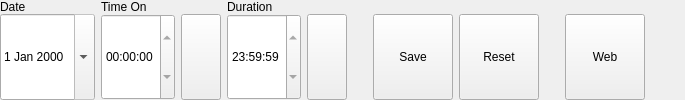
        <widget class="QWidget" name="thirdLineWidget" native="true">
         <layout class="QGridLayout" name="thirdLineLayout">
          <property name="leftMargin">
           <number>0</number>
          </property>
          <property name="topMargin">
           <number>0</number>
          </property>
          <property name="rightMargin">
           <number>0</number>
          </property>
          <property name="bottomMargin">
           <number>0</number>
          </property>
          <property name="verticalSpacing">
           <number>0</number>
          </property>
          <item row="1" column="4">
           <widget class="QPushButton" name="stopTimerButton">
            <property name="enabled">
             <bool>true</bool>
            </property>
            <property name="sizePolicy">
             <sizepolicy hsizetype="Minimum" vsizetype="Preferred">
              <horstretch>0</horstretch>
              <verstretch>0</verstretch>
             </sizepolicy>
            </property>
            <property name="focusPolicy">
             <enum>Qt::NoFocus</enum>
            </property>
            <property name="text">
             <string/>
            </property>
            <property name="icon">
             <iconset resource="../res/icons/icons.qrc">
              <normaloff>:/icons/baseline-stop-24px.svg</normaloff>:/icons/baseline-stop-24px.svg</iconset>
            </property>
            <property name="iconSize">
             <size>
              <width>12</width>
              <height>16</height>
             </size>
            </property>
           </widget>
          </item>
          <item row="1" column="6">
           <widget class="QPushButton" name="saveButton">
            <property name="sizePolicy">
             <sizepolicy hsizetype="Minimum" vsizetype="Preferred">
              <horstretch>0</horstretch>
              <verstretch>0</verstretch>
             </sizepolicy>
            </property>
            <property name="focusPolicy">
             <enum>Qt::NoFocus</enum>
            </property>
            <property name="text">
             <string>Save</string>
            </property>
            <property name="icon">
             <iconset theme="document-save">
              <normaloff>.</normaloff>.</iconset>
            </property>
           </widget>
          </item>
          <item row="1" column="11">
           <spacer name="horizontalSpacer_7">
            <property name="orientation">
             <enum>Qt::Horizontal</enum>
            </property>
            <property name="sizeHint" stdset="0">
             <size>
              <width>40</width>
              <height>20</height>
             </size>
            </property>
           </spacer>
          </item>
          <item row="1" column="5">
           <spacer name="horizontalSpacer_4">
            <property name="orientation">
             <enum>Qt::Horizontal</enum>
            </property>
            <property name="sizeType">
             <enum>QSizePolicy::Maximum</enum>
            </property>
            <property name="sizeHint" stdset="0">
             <size>
              <width>20</width>
              <height>20</height>
             </size>
            </property>
           </spacer>
          </item>
          <item row="1" column="10">
           <widget class="QPushButton" name="webLookupButton">
            <property name="sizePolicy">
             <sizepolicy hsizetype="Minimum" vsizetype="Preferred">
              <horstretch>0</horstretch>
              <verstretch>0</verstretch>
             </sizepolicy>
            </property>
            <property name="focusPolicy">
             <enum>Qt::NoFocus</enum>
            </property>
            <property name="toolTip">
             <string>Lookup the call on the web. The query URL can be changed in Settings -&gt; Callbook</string>
            </property>
            <property name="text">
             <string>Web</string>
            </property>
            <property name="icon">
             <iconset resource="../res/icons/icons.qrc">
              <normaloff>:/icons/baseline-search-24px.svg</normaloff>:/icons/baseline-search-24px.svg</iconset>
            </property>
           </widget>
          </item>
          <item row="1" column="9">
           <spacer name="horizontalSpacer">
            <property name="orientation">
             <enum>Qt::Horizontal</enum>
            </property>
            <property name="sizeType">
             <enum>QSizePolicy::Maximum</enum>
            </property>
            <property name="sizeHint" stdset="0">
             <size>
              <width>20</width>
              <height>20</height>
             </size>
            </property>
           </spacer>
          </item>
          <item row="1" column="0">
           <widget class="QDateEdit" name="dateEdit">
            <property name="sizePolicy">
             <sizepolicy hsizetype="Minimum" vsizetype="Preferred">
              <horstretch>0</horstretch>
              <verstretch>0</verstretch>
             </sizepolicy>
            </property>
            <property name="focusPolicy">
             <enum>Qt::ClickFocus</enum>
            </property>
            <property name="readOnly">
             <bool>true</bool>
            </property>
            <property name="calendarPopup">
             <bool>true</bool>
            </property>
            <property name="timeSpec">
             <enum>Qt::UTC</enum>
            </property>
           </widget>
          </item>
          <item row="1" column="1">
           <widget class="QTimeEdit" name="timeOnEdit">
            <property name="sizePolicy">
             <sizepolicy hsizetype="Minimum" vsizetype="Preferred">
              <horstretch>0</horstretch>
              <verstretch>0</verstretch>
             </sizepolicy>
            </property>
            <property name="focusPolicy">
             <enum>Qt::ClickFocus</enum>
            </property>
            <property name="readOnly">
             <bool>true</bool>
            </property>
            <property name="displayFormat">
             <string notr="true">hh:mm:ss</string>
            </property>
            <property name="calendarPopup">
             <bool>true</bool>
            </property>
            <property name="timeSpec">
             <enum>Qt::UTC</enum>
            </property>
           </widget>
          </item>
          <item row="0" column="1">
           <widget class="QLabel" name="timeOnLabel">
            <property name="sizePolicy">
             <sizepolicy hsizetype="Preferred" vsizetype="Fixed">
              <horstretch>0</horstretch>
              <verstretch>0</verstretch>
             </sizepolicy>
            </property>
            <property name="text">
             <string>Time On</string>
            </property>
           </widget>
          </item>
          <item row="1" column="8">
           <widget class="QPushButton" name="resetButton">
            <property name="sizePolicy">
             <sizepolicy hsizetype="Minimum" vsizetype="Preferred">
              <horstretch>0</horstretch>
              <verstretch>0</verstretch>
             </sizepolicy>
            </property>
            <property name="focusPolicy">
             <enum>Qt::NoFocus</enum>
            </property>
            <property name="text">
             <string>Reset</string>
            </property>
            <property name="icon">
             <iconset theme="document-revert">
              <normaloff>.</normaloff>.</iconset>
            </property>
           </widget>
          </item>
          <item row="1" column="2">
           <widget class="QPushButton" name="startTimerButton">
            <property name="sizePolicy">
             <sizepolicy hsizetype="Minimum" vsizetype="Preferred">
              <horstretch>0</horstretch>
              <verstretch>0</verstretch>
             </sizepolicy>
            </property>
            <property name="focusPolicy">
             <enum>Qt::NoFocus</enum>
            </property>
            <property name="text">
             <string/>
            </property>
            <property name="icon">
             <iconset resource="../res/icons/icons.qrc">
              <normaloff>:/icons/baseline-play_arrow-24px.svg</normaloff>:/icons/baseline-play_arrow-24px.svg</iconset>
            </property>
            <property name="iconSize">
             <size>
              <width>12</width>
              <height>16</height>
             </size>
            </property>
           </widget>
          </item>
          <item row="0" column="0">
           <widget class="QLabel" name="dateLabel">
            <property name="sizePolicy">
             <sizepolicy hsizetype="Preferred" vsizetype="Fixed">
              <horstretch>0</horstretch>
              <verstretch>0</verstretch>
             </sizepolicy>
            </property>
            <property name="text">
             <string>Date</string>
            </property>
           </widget>
          </item>
          <item row="0" column="3">
           <widget class="QLabel" name="qsoDurationLabel">
            <property name="text">
             <string>Duration</string>
            </property>
           </widget>
          </item>
          <item row="1" column="3">
           <widget class="QTimeEdit" name="qsoDurationEdit">
            <property name="sizePolicy">
             <sizepolicy hsizetype="Minimum" vsizetype="Preferred">
              <horstretch>0</horstretch>
              <verstretch>0</verstretch>
             </sizepolicy>
            </property>
            <property name="focusPolicy">
             <enum>Qt::ClickFocus</enum>
            </property>
            <property name="readOnly">
             <bool>true</bool>
            </property>
            <property name="date">
             <date>
              <year>1999</year>
              <month>12</month>
              <day>31</day>
             </date>
            </property>
            <property name="maximumDate">
             <date>
              <year>1999</year>
              <month>12</month>
              <day>31</day>
             </date>
            </property>
            <property name="currentSection">
             <enum>QDateTimeEdit::HourSection</enum>
            </property>
            <property name="displayFormat">
             <string notr="true">HH:mm:ss</string>
            </property>
            <property name="timeSpec">
             <enum>Qt::UTC</enum>
            </property>
           </widget>
          </item>
         </layout>
        </widget>
